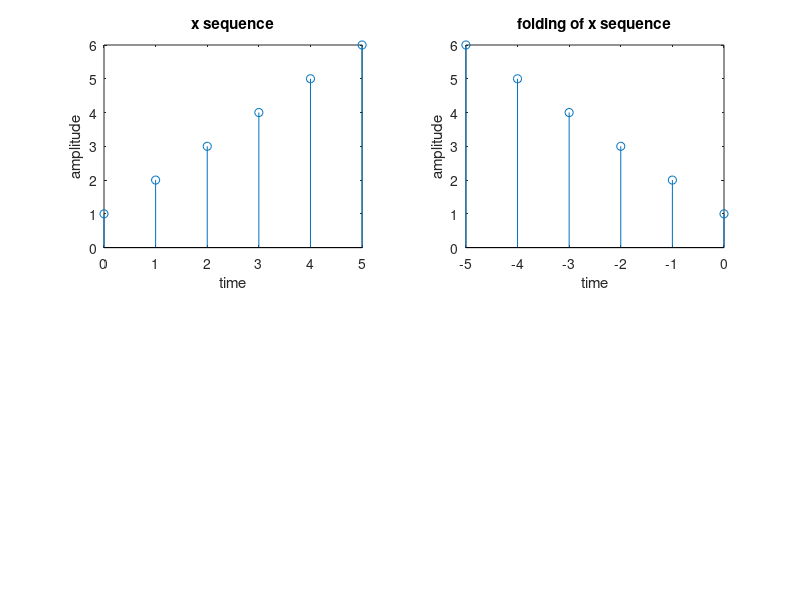

This chart was generated by the following MATLAB code:
%% Signal Folding
t4=0:1:5; 
x2=[1,2,3,4,5,6]; 
subplot(2,2,1); 
stem(t4,x2); 
xlabel('time'); 
ylabel('amplitude');  
title('x sequence');   
 
 
t5=-t4; 
subplot(2,2,2); 
stem(t5,x2); 
xlabel('time'); 
ylabel('amplitude'); 
title('folding of x sequence');